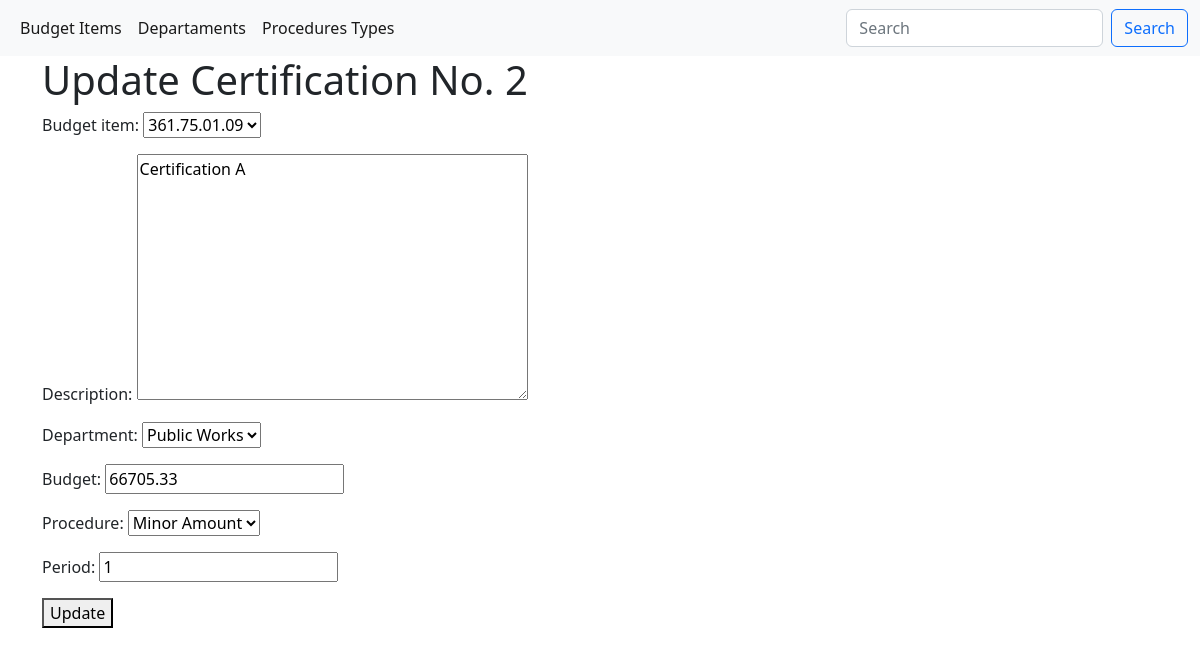
The app's page /certifications/update/2/ with its own data.
### certifications/models.py (models this page shows, shortened)
class Certifications(models.Model):
    number = models.AutoField(
        primary_key = True
    )
    procedure = models.ForeignKey(
        ProceduresTypes,
        on_delete = models.CASCADE
    )
    budget_item = models.ForeignKey(
        BudgetItems,
        on_delete = models.CASCADE
    )
    department = models.ForeignKey(
        Departments,
        on_delete = models.CASCADE
    )
    date = models.DateTimeField(
        auto_now = True
    )
    budget = models.FloatField()
    description = models.TextField()
    period = models.IntegerField()

### certifications/views.py (the view)
# urls.py: path("update/<int:pk>/", CertificationsUpdateView.as_view(), name = "update")
class CertificationsUpdateView(UpdateView):
    model = Certifications
    fields = ["budget_item", "description", "department", "budget", "procedure", "period"]
    template_name = "certifications_update.html"
    success_url = reverse_lazy("certifications:list")

### budget_items/models.py (called while the page is built)
    def __str__(self):
        return self.number

### departments/models.py (called while the page is built)
    def __str__(self):
        return self.name

### procedures_types/models.py (called while the page is built)
    def __str__(self):
        return self.name

### certifications/templates/certifications_update.html (shortened to what this page needs)
{% extends 'certifications_base.html' %}
{% block body %}
  <h1>Update Certification No. {{ object.number }}</h1>
  <form action="{% url 'certifications:update' object.pk %}" method="POST">
    {{ form.as_p }}
    <button type="submit">Update</button>
  </form>
{% endblock body %}

### records on screen
Certifications: number "2", budget_item "361.75.01.09", description "Certification A", department "Public Works", budget "66705.33", procedure "Minor Amount", period "1"
